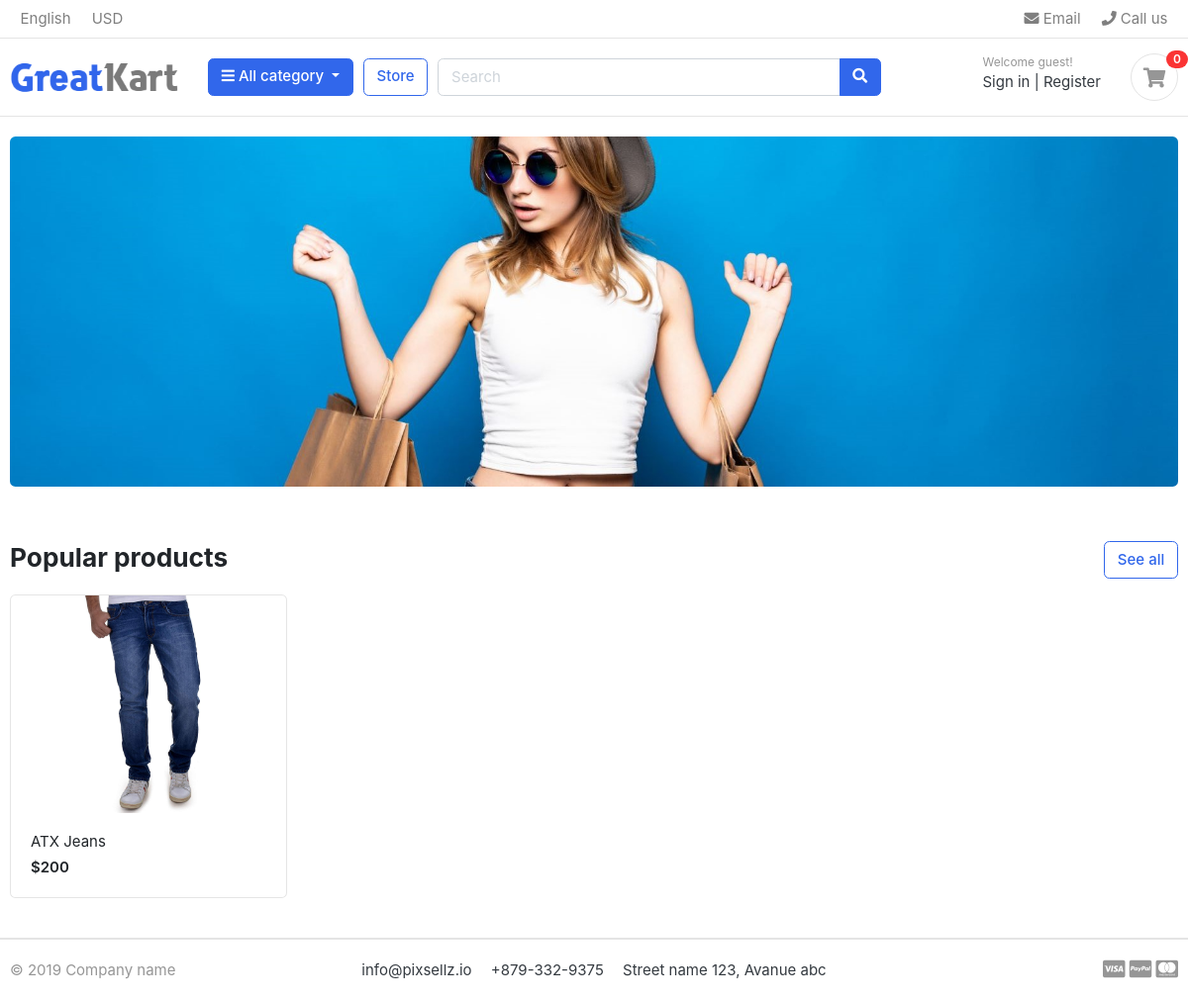
The app's page /, older data.
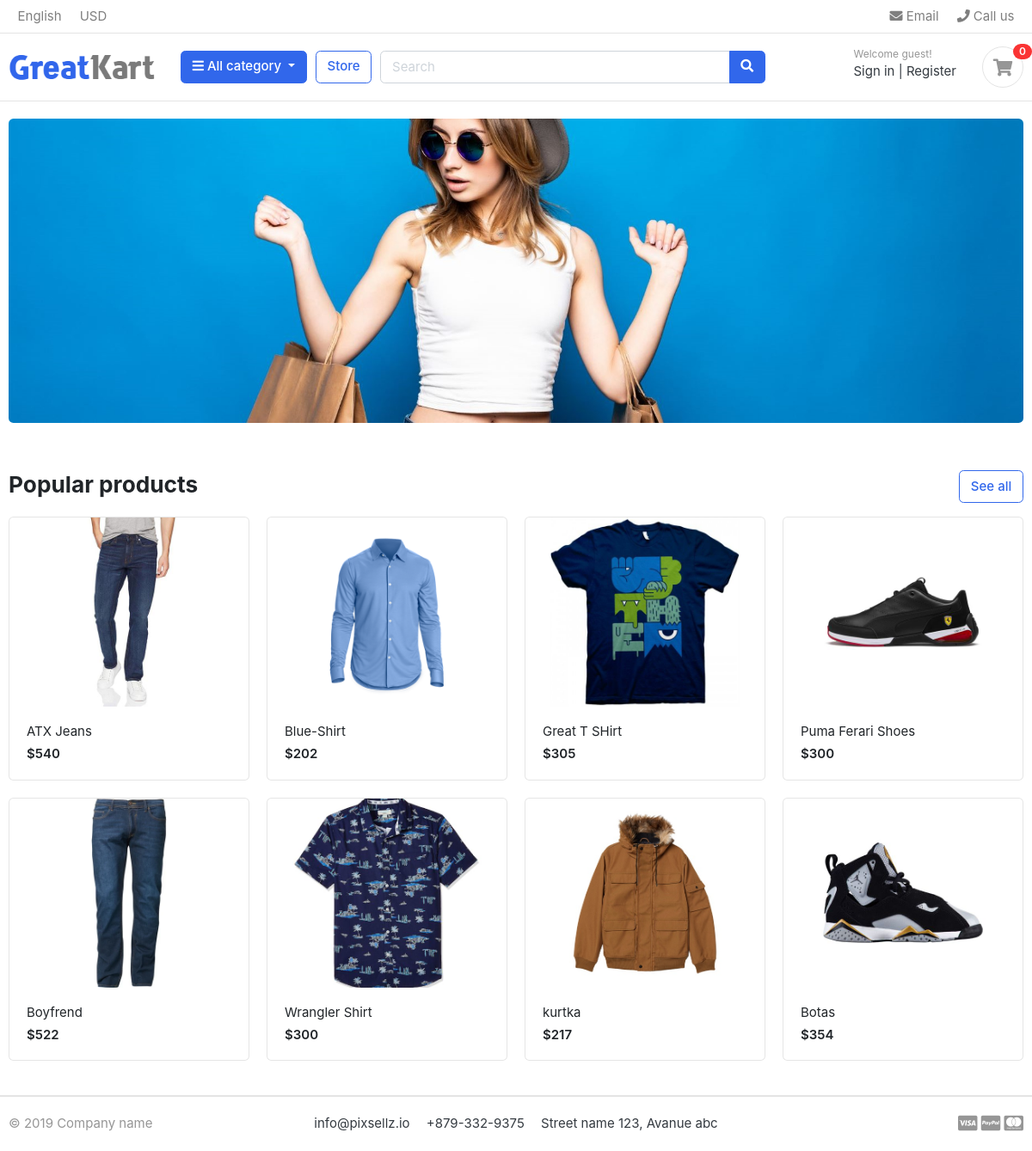
The same page, newer data.
### store/models.py (models this page shows, shortened)
class Product(models.Model):
    product_name = models.CharField(max_length=200, unique=True)
    slug = models.SlugField(max_length=200, unique=True)
    description = models.TextField(max_length=500, blank=True)
    price = models.IntegerField()
    images = models.ImageField(upload_to='photos/products')
    stock = models.IntegerField()
    is_available = models.BooleanField(default=True)
    category = models.ForeignKey(Category,on_delete=models.CASCADE)
    created_date = models.DateTimeField(auto_now_add=True)
    modified_date = models.DateTimeField(auto_now=True)
    def get_url(self):
        return reverse('product_detail', args=[self.category.slug, self.slug])

### greatkart/views.py (the view)
# urls.py: 2. Add a URL to urlpatterns:  path('', views.home, name='home')
def home(request):
    products = Product.objects.all().filter(is_available=True)
    context = {
        "products":products,
    }
    return  render (request,'home.html',context)

### carts/context_processors.py (called while the page is built)
def counter(request):
    cart_count = 0
    if "admin" in request.path:
        return{}
    else:
        try:
            cart = Cart.objects.filter(cart_id =_cart_id(request))
            cart_items = CartItem.objects.all().filter(cart=cart[:1])
            for cart_item in cart_items:
                cart_count += cart_item.quantity
        except Cart.DoesNotExist:
            cart_count = 0
    return dict(cart_count=cart_count)

### carts/views.py (called while the page is built)
def _cart_id(request):
    cart = request.session.session_key
    if not cart:
        cart = request.session.create()
    return cart

### category/context_processors.py (called while the page is built)
def menu_links(request):
    links = Category.objects.all()
    return dict(links=links)

### category/models.py (called while the page is built)
    def get_url(self):
        return reverse('products_by_category',args=[self.slug])

### templates/home.html
{% extends "base.html" %}
{% load static %}
{% block content %}
<section class="section-intro padding-y-sm">
<div class="container">
<div class="intro-banner-wrap">
	<img src="{% static 'images/banners/cover.jpg' %}" class="img-fluid rounded">
</div>
</div>
</section>
<section class="section-name padding-y-sm">
<div class="container">
<header class="section-heading">
	<a href="{% url 'store' %}" class="btn btn-outline-primary float-right">See all</a>
	<h3 class="section-title">Popular products</h3>
</header>
<div class="row">
	{% for product in products %}
	<div class="col-md-3">
		<div class="card card-product-grid">
			<a href="{{ product.get_url }}" class="img-wrap"> <img src="{{product.images.url}}"> </a>
			<figcaption class="info-wrap">
				<a href="{{ product.get_url }}" class="title">{{ product.product_name }}</a>
				<div class="price mt-1">${{ product.price }}</div>
			</figcaption>
		</div>
	</div>
{% endfor %}
</div>
</div>
</section>
{% endblock  %}

### templates/base.html (shortened to what this page needs)
{% load static %}
<!DOCTYPE HTML>
<html lang="en">
<head>
<link href=" {% static 'css/bootstrap.css' %} " rel="stylesheet" type="text/css"/>
<link href=" {% static 'fonts/fontawesome/css/all.min.css' %} " type="text/css" rel="stylesheet">
<link href=" {% static 'css/ui.css' %} " rel="stylesheet" type="text/css"/>
<link href=" {% static 'css/responsive.css' %} " rel="stylesheet" media="only screen and (max-width: 1200px)" />
</head>
<body>
{% include "includes/navbar.html" %}
  {% block content %}{% endblock  %}
  {% include "includes/footer.html" %}

### templates/includes/navbar.html (shortened to what this page needs)
{% load static %}
<header class="section-header">
<nav class="navbar p-md-0 navbar-expand-sm navbar-light border-bottom">
<div class="container">
  <div class="collapse navbar-collapse" id="navbarTop4">
    <ul class="navbar-nav mr-auto">
    	<li class="nav-item dropdown">
		 	<a href="#" class="nav-link">   English </a>
		</li>
		<li class="nav-item dropdown">
			<a href="#" class="nav-link"> USD </a>
		</li>
    </ul>
    <ul class="navbar-nav">
		<li><a href="#" class="nav-link"> <i class="fa fa-envelope"></i> Email </a></li>
		<li><a href="#" class="nav-link"> <i class="fa fa-phone"></i> Call us </a></li>
	</ul>
  </div>
</div>
</nav>
<section class="header-main border-bottom">
	<div class="container">
<div class="row align-items-center">
	<div class="col-lg-2 col-md-3 col-6">
		<a href="{% url 'home' %}" class="brand-wrap">
			<img class="logo" src="{% static './images/logo.png' %}">
		</a>
	</div>
	<div class="col-lg col-sm col-md col-6 flex-grow-0">
		<div class="category-wrap dropdown d-inline-block float-right">
			<button type="button" class="btn btn-primary dropdown-toggle" data-toggle="dropdown">
				<i class="fa fa-bars"></i> All category
			</button>
		</div>
	</div>
	<a href=" {% url 'store' %} " class="btn btn-outline-primary">Store</a>
	<div class="col-lg  col-md-6 col-sm-12 col">
		<form action="{% url 'search' %}" method="GET" class="search">
			<div class="input-group w-100">
			    <input type="text" class="form-control" style="width:60%;" placeholder="Search" name="keyword">
			    <div class="input-group-append">
			      <button class="btn btn-primary" type="submit">
			        <i class="fa fa-search"></i>
			      </button>
			    </div>
		    </div>
		</form>
	</div>
	<div class="col-lg-3 col-sm-6 col-8 order-2 order-lg-3">
				<div class="d-flex justify-content-end mb-3 mb-lg-0">
					{% if user.id is None %}
					<div class="widget-header">
						<small class="title text-muted">Welcome guest!</small>
						<div>
							<a href="{% url "login" %}">Sign in</a> <span class="dark-transp"> | </span>
							<a href="{% url "register" %}"> Register</a>
						</div>
					</div>
					{% endif %}
					<a href="{% url 'cart' %}" class="widget-header pl-3 ml-3">
						<div class="icon icon-sm rounded-circle border"><i class="fa fa-shopping-cart"></i></div>
						<span class="badge badge-pill badge-danger notify">{{cart_count}}</span>
					</a>
				</div>
			</div>
</div>
	</div>
</section>
</header>

### templates/includes/footer.html
<footer class="section-footer border-top">
	<div class="container">
		<section class="footer-bottom border-top row">
			<div class="col-md-2">
				<p class="text-muted"> &copy 2019 Company name </p>
			</div>
			<div class="col-md-8 text-md-center">
				<span  class="px-2">info@pixsellz.io</span>
				<span  class="px-2">+879-332-9375</span>
				<span  class="px-2">Street name 123, Avanue abc</span>
			</div>
			<div class="col-md-2 text-md-right text-muted">
				<i class="fab fa-lg fa-cc-visa"></i>
				<i class="fab fa-lg fa-cc-paypal"></i>
				<i class="fab fa-lg fa-cc-mastercard"></i>
			</div>
		</section>
	</div>
</footer>

### static/css/ui.css (style rules this page uses)
html { font-family: "Inter", sans-serif; font-size: 15px; }
.img-wrap { text-align: center; display: block; }
.img-wrap img { max-width: 100%; }
.icon-xs, .icon-sm, .icon-md, .icon-lg { display: inline-block; text-align: center; flex-shrink: 0; flex-grow: 0; }
.icon-sm { width: 48px; height: 48px; line-height: 48px !important; font-size: 20px; }
.padding-y-sm { padding-top: 20px; padding-bottom: 20px; }
.section-heading { margin-bottom: 20px; margin-top: 15px; }
.section-title { color: #212529; }
p:last-child { margin-bottom: 0; }
.header-main { position: relative; padding-top: 1rem; padding-bottom: 1rem; }
.brand-wrap .logo, .navbar-brand .logo { margin-right: 7px; max-height: 42px; display: inline-block; }
.widget-header { display: inline-block; vertical-align: middle; position: relative; }
.widget-header a { color: #343a40; }
.widget-header i { color: #969696; }
.widget-header .title { display: block; }
.widget-header .notify { position: absolute; top: -3px; right: -10px; }
.footer-bottom { padding-top: 20px; padding-bottom: 20px; }
[class*=card-product] a.title { color: #212529; display: block; }
[class*=card-product] .img-wrap { overflow: hidden; position: relative; }
[class*=card-product] .img-wrap img { height: 100%; max-width: 100%; width: auto; display: inline-block; -o-object-fit: cover; object-fit: cover; }
.card-product-grid { margin-bottom: 20px; }
.card-product-grid .img-wrap { border-radius: 0.2rem 0.2rem 0 0; height: 220px; }
.card-product-grid .info-wrap { overflow: hidden; padding: 18px 20px; }
.card .img-wrap { overflow: hidden; }
.notify { position: absolute; top: -4px; right: -10px; display: inline-block; padding: 0.25em 0.6em; font-size: 12px; line-height: 1; text-align: center; border-radius: 3rem; color: #fff; background-color: #fa3434; }
.price { font-weight: 600; color: #212529; }

Row changes from the older to the newer data that the page shows:
changed Product "ATX Jeans": images: a different picture; price "200" → "540"
added Product: images (picture), product_name "Blue-Shirt", price "202"
added Product: images (picture), product_name "Great T SHirt", price "305"
added Product: images (picture), product_name "Puma Ferari Shoes", price "300"
added Product: images (picture), product_name "Boyfrend", price "522"
added Product: images (picture), product_name "Wrangler Shirt", price "300"
added Product: images (picture), product_name "kurtka", price "217"
added Product: images (picture), product_name "Botas", price "354"
